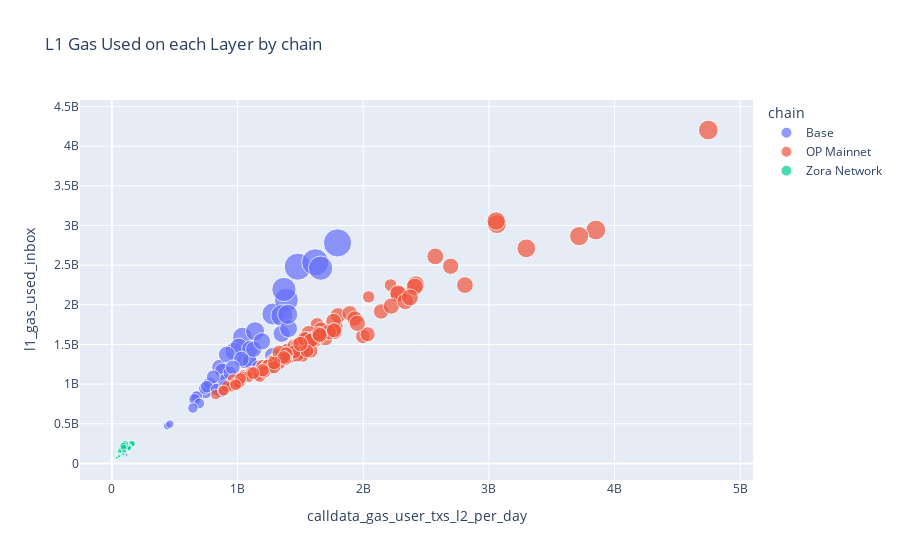
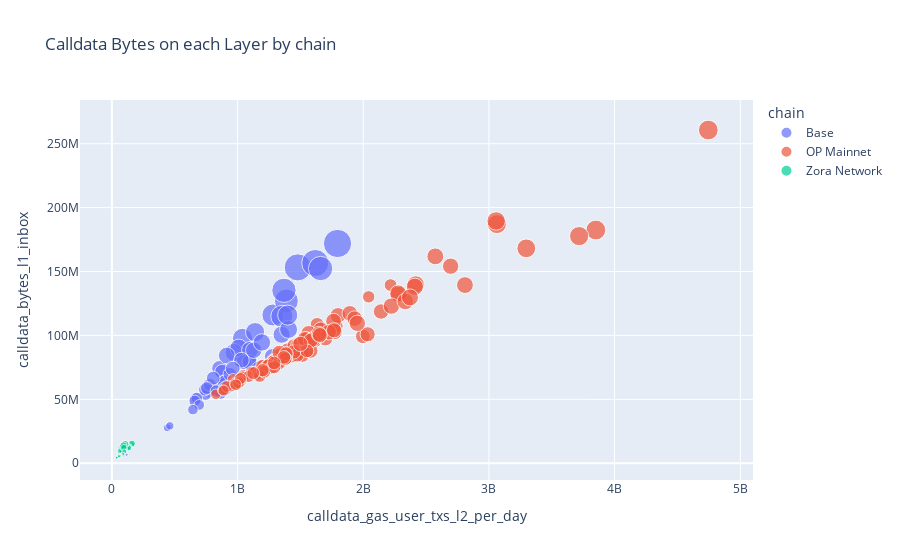

Notebook source saved alongside these figures, in order:
### Code cell
# Create the scatter plot
combo_df_plot = combo_df[
                        (~combo_df['gas_compression_ratio'].isna()) 
                         & (combo_df['gas_compression_ratio']<1) 
                         & (combo_df['active_secs_per_day'] == 86400)
                         ]

# combo_df_plot = combo_df[(~combo_df['bytes_compression_ratio'].isna())
#                          & (combo_df['active_secs_per_day'] == 86400)]

display(combo_df_plot)

fig = px.scatter(combo_df_plot,
                 x='calldata_gas_user_txs_l2_per_day',#'l1_gas_used_on_l2',
                 y='l1_gas_used_inbox',
                 size = 'l2_num_txs_per_day',
                 color='chain',
                 title='L1 Gas Used on each Layer by chain')

# Display the plot
fig.show()

##############

fig_bytes = px.scatter(combo_df_plot,
                 x='calldata_gas_user_txs_l2_per_day',#'calldata_bytes_l2_per_day',
                 y='calldata_bytes_l1_inbox',
                 size = 'l2_num_txs_per_day',
                 color='chain',
                 title='Calldata Bytes on each Layer by chain')

fig_bytes.show()
